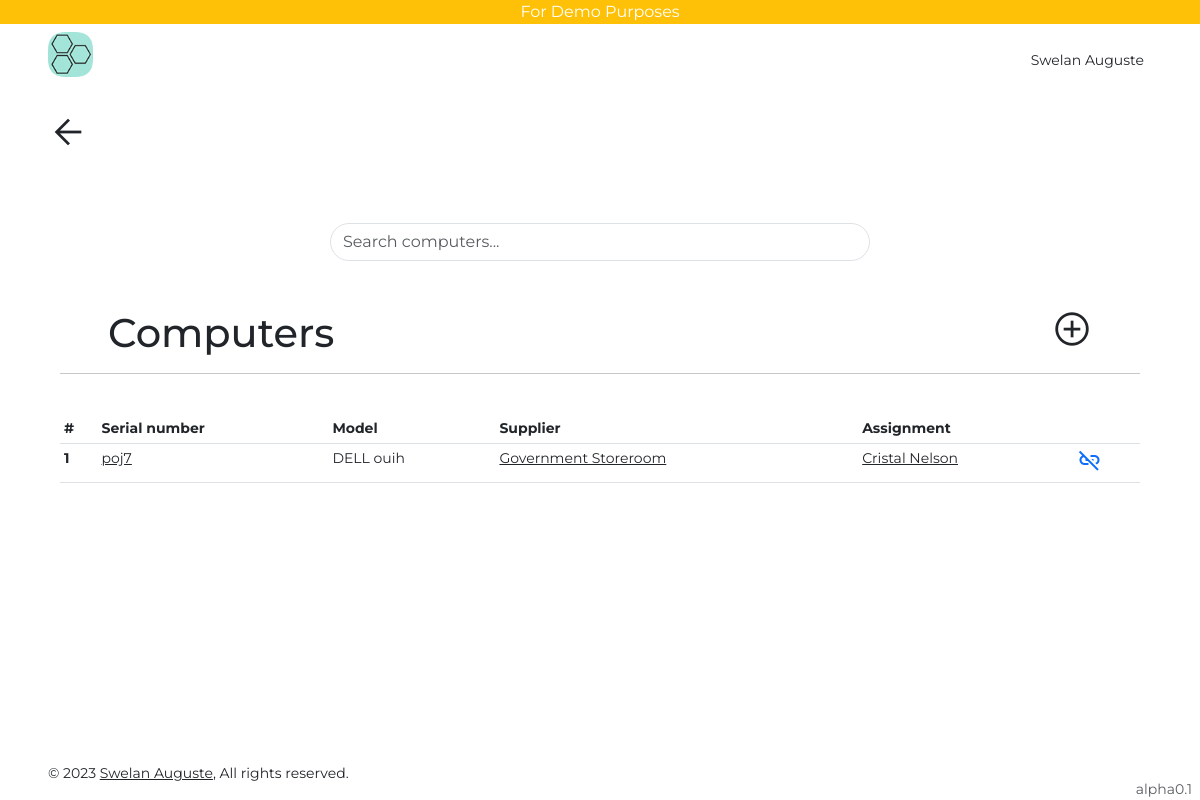
The app's page /computers/ (signed in) with its own data.
### users/models.py (models this page shows, shortened)
class User(AbstractUser):
    is_viewer = models.BooleanField(default=True)
    is_admin = models.BooleanField(default=False)

class Profile(models.Model):
    user = models.OneToOneField(User, on_delete=models.CASCADE, related_name="profile")
    uid = models.UUIDField(default=uuid.uuid4, editable=False, unique=True)
    first_name = models.CharField(max_length=255)
    last_name = models.CharField(max_length=255, blank=True)
    slug = models.SlugField(max_length=255, blank=True)
    phone = models.TextField(null=True, default="+1")
    phone1 = models.TextField(blank=True)
    bio = models.TextField(blank=True)
    def get_absolute_url(self):
        return reverse("profile", kwargs={"slug": self.slug})
    def __str__(self) -> str:
        if self.first_name and self.last_name:
            return f"{self.first_name} {self.last_name}"
        return self.user.email

### inventory/models.py (models this page shows, shortened)
class Computer(models.Model):
    serial_number = models.CharField(max_length=255, unique=True)
    model = models.ForeignKey(ComputerModel, on_delete=models.CASCADE)
    supplier = models.ForeignKey(Supplier, on_delete=models.CASCADE)
    def get_absolute_url(self):
        return reverse("computer-detail", kwargs={"pk": self.pk})

class ComputerModel(models.Model):
    name = models.CharField(max_length=255)
    manufacturer = models.ForeignKey(
        Manufacturer, on_delete=models.CASCADE, null=True, blank=True
    )
    processor = models.CharField(max_length=255, blank=True)
    memory = models.CharField(max_length=255, blank=True)
    storage = models.CharField(max_length=255, blank=True)
    def __str__(self):
        return f" {self.manufacturer} {self.name}"

class Manufacturer(models.Model):
    name = models.CharField(max_length=255)
    def __str__(self):
        return self.name

class Supplier(models.Model):
    name = models.CharField(max_length=255)
    address = models.CharField(max_length=200, null=True)
    address1 = models.CharField(max_length=200, null=True, blank=True)
    phone = models.CharField(max_length=20, blank=True)
    email = models.EmailField(blank=True)
    def get_absolute_url(self):
        return reverse("supplier-detail", kwargs={"pk": self.pk})

class ComputerAssignment(models.Model):
    computer = models.ForeignKey(
        Computer, on_delete=models.CASCADE, related_name="computer_assignments"
    )
    employee = models.ForeignKey(
        Employee,
        on_delete=models.CASCADE,
        null=True,
        blank=True,
        related_name="computer_assignments",
    )
    date_assigned = models.DateField(auto_now_add=True, null=True)
    date_returned = models.DateField(null=True, blank=True)

class Employee(models.Model):
    name = models.CharField(max_length=255)
    dept = models.ForeignKey(
        Department,
        on_delete=models.CASCADE,
        null=True,
        blank=True,
        verbose_name="department",
    )
    ext = models.CharField(max_length=20, null=True, blank=True)
    class Meta:
        ordering = ("name",)
    def get_absolute_url(self):
        return reverse("employee-detail", kwargs={"pk": self.pk})
    def __str__(self):
        return self.name

### inventory/views.py (the view)
# urls.py: path("computers/", ComputerListView.as_view(), name="computer-list"),
class ComputerListView(LoginRequiredMixin, ListView):
    model = Computer
    def get_queryset(self):
        query = self.request.GET.get("computers")
        if query:
            return Computer.objects.filter(
                Q(serial_number__icontains=query)
                | Q(model__name__icontains=query)
                | Q(model__manufacturer__name__icontains=query)
                | Q(supplier__name__icontains=query)
            ).distinct()
        else:
            return Computer.objects.all()

### templates/inventory/computer_list.html (shortened to what this page needs)
{% extends 'base.html' %}
{% block content %}
{% include 'go_back.html' %}
<div class="container col-lg-12 mx-auto">
    <div class="py-5 col-lg-6 mx-auto">
        <form action=""
            method="get">
            <input class="form-control rounded-pill"
                autofocus
                type="text"
                placeholder="Search computers..."
                name="computers">
        </form>
    </div>
    <div class="row">
        <div class="col">
            <span class="h1 px-5">Computers</span>
        </div>
        <div class="col">
            <a class="float-end"
                href="{% url 'computer-create' %}"><span
                    class="material-symbols-outlined text-dark fs-1 px-5">
                    add_circle
                </span></a>
        </div>
    </div>
    <hr><br>
    <div class="table-responsive">
        <table class="table table-sm table-hover small">
            <thead>
                <tr>
                    <th scope="col">#</th>
                    <th scope="col">Serial number</th>
                    <th scope="col">Model</th>
                    <th scope="col">Supplier</th>
                    <th scope="col">Assignment</th>
                    <th></th>
                </tr>
            </thead>
            <tbody>
                {% for ob in object_list %}
                <tr>
                    <th scope="row">{{forloop.counter}}</th>
                    <td><a class="text-dark"
                            href="{{ob.get_absolute_url}}">{{ob.serial_number}}</a>
                    </td>
                    <td>{{ob.model}}</td>
                    <td><a class="text-dark"
                            href="{{ob.supplier.get_absolute_url}}">{{ob.supplier.name|default:'-'}}</a>
                    </td>
                    <td><a class="text-dark"
                            href="{{ob.computer_assignments.last.employee.get_absolute_url}}">{{ob.computer_assignments.last.employee|default_if_none:'unassigned'}}</a>
                    </td>
                    <td>
                        {% if ob.computer_assignments.last.employee != None %}
                        <a title="unassign"
                            class="text-dark text-decoration-none"
                            href="{% url 'computer-unassignment-create' ob.pk %}">
                            <span
                                class="material-symbols-outlined text-primary">
                            </span>
                        </a>
                        {% endif %}
                    </td>
                </tr>
                {% endfor %}
            </tbody>
        </table>
    </div>
</div>
{% endblock content %}

### templates/navbar.html (shortened to what this page needs)
{% load static %}
<div class="w-100 bg-warning text-center text-white">For Demo Purposes</div>
<nav class="row sticky-top bg-white">
    <div class="col">
        <div class="d-flex py-lg-2 px-lg-5 p-3 bg-white">
            <a class="h3 text-decoration-none text-dark fw-bold me-4"
                href="/">
            <img height="45rem" src="{% static 'images/favicon.ico' %}" alt=""></a>
        </div>
    </div>
    <div class="col">
        <div class="d-flex py-lg-4 px-lg-5 p-3 bg-white justify-content-end">
            {% if request.user.is_authenticated %}
            <div class="dropdown me-2">
                <a class="text-decoration-none text-dark bg-transparent border-0 small p-0 m-0"
                    type="button"
                    data-bs-toggle="dropdown"
                    aria-expanded="false">
                    <span>{{request.user.profile}}</span>
                </a>
            </div>
            {% else %}
            <a class="text-dark"
                href="{% url 'account_login' %}">Sign in</a></li>
            {% endif %}
        </div>
    </div>
</nav>

### static/css/styles.css (style rules this page uses)
html, body { font-family: 'Montserrat', sans-serif; }
body { min-height: 100vh; min-height: -webkit-fill-available; }
html { height: -webkit-fill-available; }

### records on screen
User: user.profile "Swelan Auguste"
Computer: serial_number "poj7", model "DELL ouih", supplier.name "Government Storeroom", computer_assignments.last.employee "Cristal Nelson"
